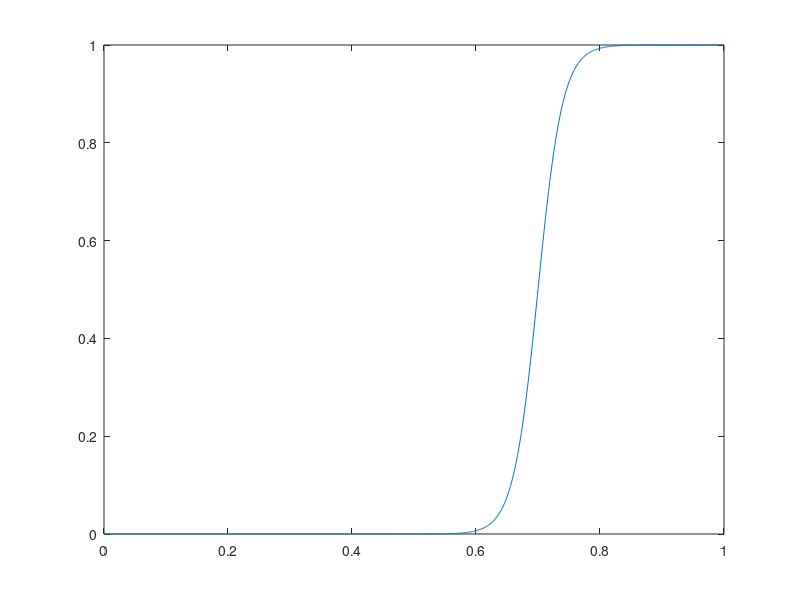

Source code (MATLAB):
x = 0.0:0.001:1.0;
%f = ((10 * (x - 0.7)) ./ (1 + 10 * abs(x - 0.7)) + 0.9) * 0.6;
% f = exp(5 * (x - 0.7))/5;
% f = 1 / 1 - 1i * x .* x;
f = 1 ./ (1 + exp(-(x - 0.7) * 50));
plot(x, f);